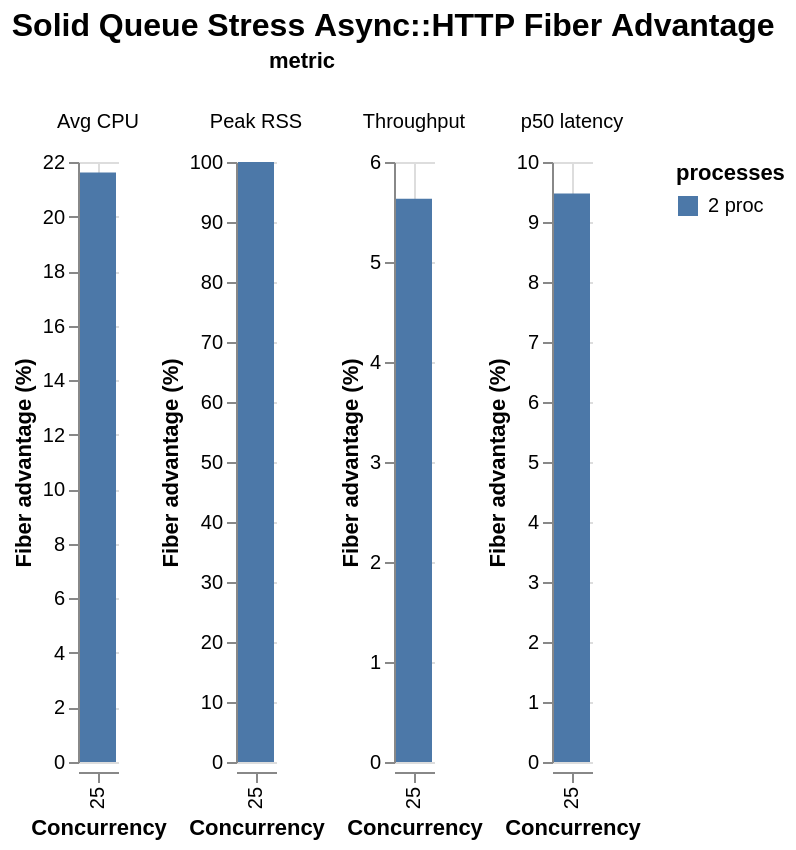

Specify this chart in Vega-Lite:
### Vega-Lite specification from a JSON file in a GitHub repository (floating-point values rounded to 4 significant figures)
{"$schema": "https://vega.github.io/schema/vega-lite/v6.json", "title": "Solid Queue Stress Async::HTTP Fiber Advantage", "data": {"values": [{"concurrency": 25, "processes": "2 proc", "metric": "Throughput", "value": 5.634}, {"concurrency": 25, "processes": "2 proc", "metric": "Peak RSS", "value": 100.0}, {"concurrency": 25, "processes": "2 proc", "metric": "Avg CPU", "value": 21.61}, {"concurrency": 25, "processes": "2 proc", "metric": "p50 latency", "value": 9.474}]}, "mark": {"type": "bar", "tooltip": true}, "encoding": {"x": {"field": "concurrency", "type": "ordinal", "title": "Concurrency"}, "y": {"field": "value", "type": "quantitative", "title": "Fiber advantage (%)"}, "color": {"field": "processes", "type": "nominal"}, "column": {"field": "metric", "type": "nominal"}, "tooltip": [{"field": "metric", "type": "nominal"}, {"field": "concurrency", "type": "nominal"}, {"field": "processes", "type": "nominal"}, {"field": "value", "type": "quantitative"}]}, "resolve": {"scale": {"y": "independent"}}, "config": {"background": "white", "axis": {"labelFont": "Arial", "titleFont": "Arial", "grid": true}, "legend": {"labelFont": "Arial", "titleFont": "Arial"}, "title": {"font": "Arial", "fontSize": 16, "anchor": "start"}, "view": {"stroke": null}}}
